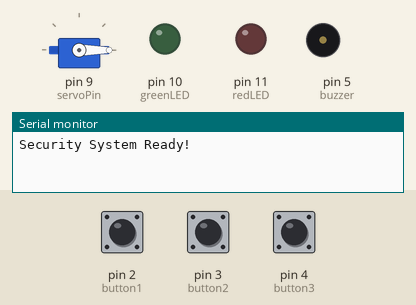
A sketch run on a simulated Arduino Uno, built with avr-gcc and run on an emulated ATmega328P. Parts: servo, output pins drawn as LEDs (lit = HIGH), buzzer (waves = sounding), the last lines printed to the serial monitor. Dashed ring = blinking. Inputs (shaded band) come from the test bench; at power-on: pin 2 (button1) HIGH, pin 3 (button2) HIGH, pin 4 (button3) HIGH.

Above: at 1.2 s.
1.3 s: pin 2 (button1) pulled LOW for 0.15 s
2.9 s: pin 2 (button1) pulsed LOW 2 times (0.12 s each, 0.3 s apart)
At 3.49 s:
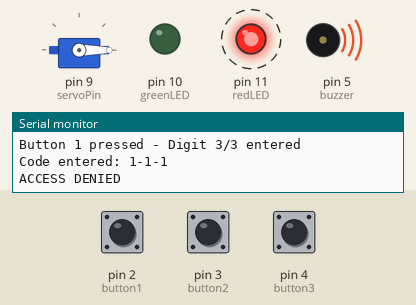
At 4.49 s:
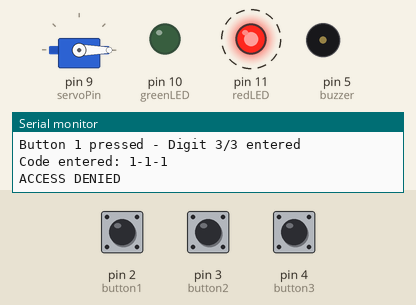
Timing chart, 0 to 7.6 s (numbered marks = the images above; inputs shaded):
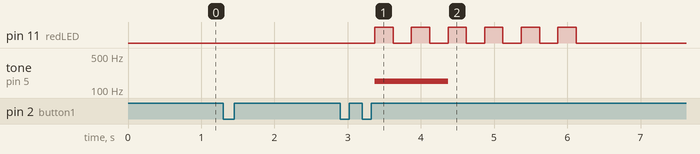

Measured:
- after the input at 2.9 s, pin 11 (redLED): alternates HIGH for 0.25 s and LOW for 0.25 s, 12 changes in all, then stays LOW, starting after 0.47 s; tone on pin 5 (buzzer): silent → 150 Hz after 0.47 s, → silent 1.0 s later

The sketch:

Safe.ino
```cpp
#include <Servo.h>

const int button1 = 2;
const int button2 = 3;
const int button3 = 4;
const int buzzer = 5;
const int greenLED = 10;
const int redLED = 11;
const int servoPin = 9;

Servo myServo;

int passcode[] = {2, 3, 2};
int enteredCode[3];
int position = 0;

// Variables for timing
unsigned long lastActivityTime = 0;
const long timeoutLimit = 10000;

// Variables to track button states
bool button1Pressed = false;
bool button2Pressed = false;
bool button3Pressed = false;

void setup() {
  pinMode(button1, INPUT_PULLUP);
  pinMode(button2, INPUT_PULLUP);
  pinMode(button3, INPUT_PULLUP);
  pinMode(redLED, OUTPUT);
  pinMode(greenLED, OUTPUT);
  pinMode(buzzer, OUTPUT);

  myServo.attach(servoPin);
  myServo.write(0); // Initialize locked

  Serial.begin(9600);
  Serial.println("Security System Ready!");
  lastActivityTime = millis(); // Initialize timer
}

void loop() {
  // 10-second inactivity check: move servo to 0 degrees
  if (millis() - lastActivityTime >= timeoutLimit) {
    myServo.write(0);
    if (position > 0) {
      Serial.println("Timeout: Resetting entry...");
      position = 0;
    }
    lastActivityTime = millis(); // Refresh timer to prevent spamming
  }

  // Button 1 (left)
  if (digitalRead(button1) == LOW && !button1Pressed) {
    button1Pressed = true;
    lastActivityTime = millis(); // Reset timer on press
  }
  if (digitalRead(button1) == HIGH && button1Pressed) {
    enteredCode[position] = 1;
    Serial.print("Button 1 pressed - Digit ");
    Serial.print(position + 1);
    Serial.println("/3 entered");
    position++;
    button1Pressed = false;
    delay(50);
  }

  // Button 2 (middle)
  if (digitalRead(button2) == LOW && !button2Pressed) {
    button2Pressed = true;
    lastActivityTime = millis(); // Reset timer on press
  }
  if (digitalRead(button2) == HIGH && button2Pressed) {
    enteredCode[position] = 2;
    Serial.print("Button 2 pressed - Digit ");
    Serial.print(position + 1);
    Serial.println("/3 entered");
    position++;
    button2Pressed = false;
    delay(50);
  }

  // Button 3 (right)
  if (digitalRead(button3) == LOW && !button3Pressed) {
    button3Pressed = true;
    lastActivityTime = millis(); // Reset timer on press
  }
  if (digitalRead(button3) == HIGH && button3Pressed) {
    enteredCode[position] = 3;
    Serial.print("Button 3 pressed - Digit ");
    Serial.print(position + 1);
    Serial.println("/3 entered");
    position++;
    button3Pressed = false;
    delay(50);
  }

  if (position == 3) {
    checkCode();
    position = 0;
    lastActivityTime = millis(); // Reset timer after check
  }
}

void checkCode() {
  bool correct = true;

  Serial.print("Code entered: ");
  for (int i = 0; i < 3; i++) {
    Serial.print(enteredCode[i]);
    if (i < 2) Serial.print("-");
  }
  Serial.println();

  for (int i = 0; i < 3; i++) {
    if (enteredCode[i] != passcode[i]) {
      correct = false;
    }
  }

  if (correct) {
    Serial.println("ACCESS GRANTED");
    myServo.write(180); // Move to 180 degrees

    // Buzzer: 3 beeps with ascending pitch
    tone(buzzer, 400, 150); delay(350);
    tone(buzzer, 600, 150); delay(350);
    tone(buzzer, 800, 150); delay(350);

    for (int i = 0; i < 6; i++) {
      digitalWrite(greenLED, HIGH);
      delay(250);
      digitalWrite(greenLED, LOW);
      delay(250);
    }
  } else {
    Serial.println("ACCESS DENIED");
    myServo.write(0); // Move to 0 degrees

    // Buzzer: Low tone for 1 second
    tone(buzzer, 150, 1000);

    for (int i = 0; i < 6; i++) {
      digitalWrite(redLED, HIGH);
      delay(250);
      digitalWrite(redLED, LOW);
      delay(250);
    }
  }
}
```
